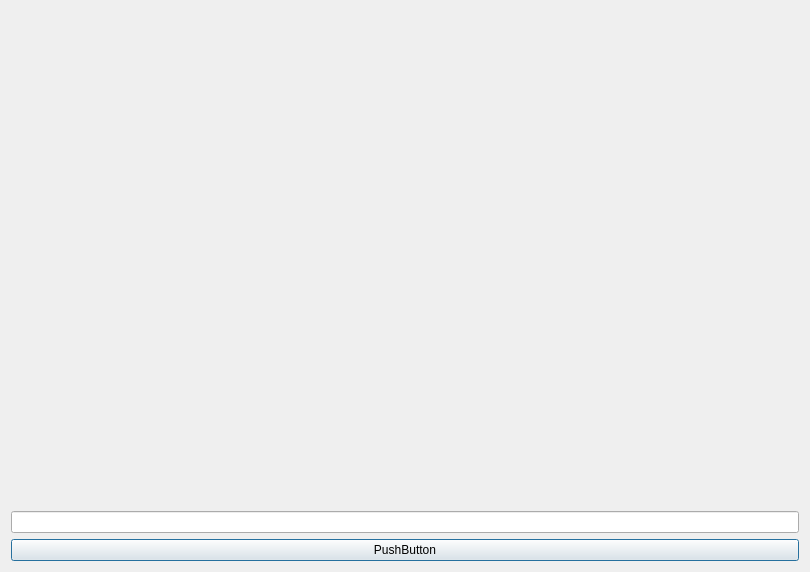
<?xml version="1.0" encoding="UTF-8"?>
<ui version="4.0">
 <class>Dialog</class>
 <widget class="QDialog" name="Dialog">
  <property name="geometry">
   <rect>
    <x>0</x>
    <y>0</y>
    <width>810</width>
    <height>572</height>
   </rect>
  </property>
  <property name="windowTitle">
   <string>Dialog</string>
  </property>
  <layout class="QVBoxLayout" name="verticalLayout">
   <item>
    <widget class="QWidget" name="plotWindow" native="true">
     <layout class="QVBoxLayout" name="plotLayout"/>
    </widget>
   </item>
   <item>
    <widget class="QLineEdit" name="lineEdit"/>
   </item>
   <item>
    <widget class="QPushButton" name="pushButton">
     <property name="text">
      <string>PushButton</string>
     </property>
    </widget>
   </item>
  </layout>
 </widget>
 <resources/>
 <connections/>
</ui>
